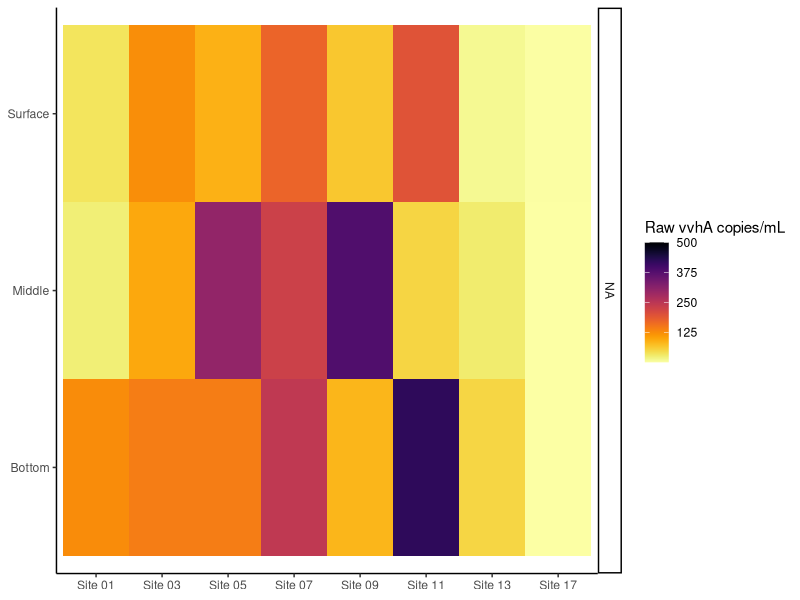
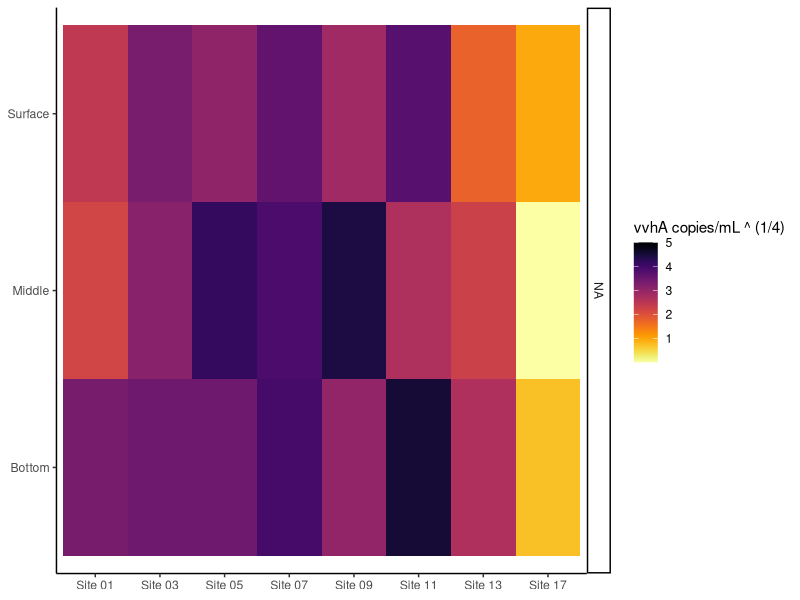
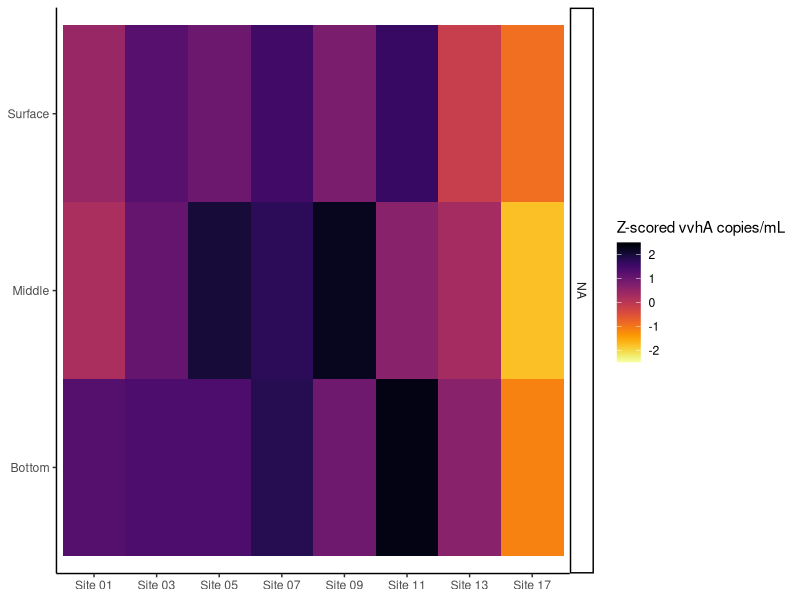

Generate these figures, in order, with R:
## ---- chunk 1
knitr::opts_chunk$set(echo = TRUE)
## ---- chunk 2
rm(list=ls()) # clear workspace
data = read.csv("AlaWai_DiscreteBottle.csv") # first drag/drop in repo on github website
#data = subset(data, !is.na(data$vvhA)) # keep only rows with observations for vvhA
data$vvhA = as.numeric(data$vvhA) # change the class type to numeric
## ---- chunk 3
# make a new column for each transformation
data$tran.vvhA = (data$vvhA)^(1/4)
data$tran.TN = log10(data$TotalN+1)
data$tran.TP = (data$TotalP)^(1/3)
data$tran.Si = (data$Si)^(1/3)
# N+N?
data$tran.DOC = log10(data$DOC+1)
data$tran.POC = log10(data$POC+1)
# FCM?
data$tran.Sal = (data$Salinity^4)/10000 # dividing by 10000 removes the scaling issue with lm
data$tran.Temp = data$Temperature
data$tran.Turb = log10(data$Turbidity+1)
data$tran.Chl = (data$Chlorophyll)^(1/4)
# Depth?
## ---- chunk 4
library(ggplot2)
library(viridis) 

# Specify the order of the date factor so that the plot is in order
data$MonthYear = factor(data$MonthYear, levels= c("October 2018", "November 2018", "January 2019", "February 2019", "March 2019", "April 2019", "June 2019", "August 2019", "September 2019"))
levels(data$MonthYear) = c("Oct-18", "Nov-18", "Jan-19", 
                           "Feb-19", "Mar-19", "Apr-19", "Jun-19", 
                           "Aug-19", "Sep-19")

# Raw vvhA copies/mL
heat.vvhA.depth.site = ggplot(data, aes(x = Site, y = SampleDepth)) + 
  geom_tile(aes(fill = vvhA)) +
  scale_fill_viridis(name = "Raw vvhA copies/mL", na.value = 'white', option="inferno", direction = -1,
                     limits = c(0,500), breaks = c(125, 250, 375, 500))  +
  facet_grid(MonthYear ~.) +
  theme_classic() +
  theme(axis.title.x = element_blank(), axis.title.y = element_blank())
  
# Transformed vvhA copies/mL
heat.tran.vvhA.depth.site = ggplot(data, aes(x = Site, y = SampleDepth)) + 
  geom_tile(aes(fill = tran.vvhA)) +
  scale_fill_viridis(name = "vvhA copies/mL ^ (1/4)", na.value = 'white', option="inferno", direction = -1,
                     limits = c(0,5), breaks = c(1, 2, 3, 4, 5))  +
  facet_grid(MonthYear ~.) +
  theme_classic()+
  theme(axis.title.x = element_blank(), axis.title.y = element_blank())
  
# Z-scored vvhA copies/mL ((x-mean)/sd) ~ deviation from the mean
# using z-score so that colorbar will be equivalent for all parameters (like jmp)
# consider changing to a binary color palette
data$zsc.tran.vvhA = (data$tran.vvhA - mean(data$tran.vvhA,na.rm=T))/ sd(data$tran.vvhA,na.rm=T)
heat.zsc.vvhA.depth.site = ggplot(data, aes(x = Site, y = SampleDepth)) + 
  geom_tile(aes(fill = zsc.tran.vvhA)) +
  scale_fill_viridis(name = "Z-scored vvhA copies/mL", na.value = 'white', option="inferno", direction = -1,
                     limits = c(-2.5,2.5),breaks = c(-2, -1, 0, 1, 2))  +
  facet_grid(MonthYear ~.) +
  theme_classic() +
  theme(axis.title.x = element_blank(), axis.title.y = element_blank())

heat.vvhA.depth.site
heat.tran.vvhA.depth.site
heat.zsc.vvhA.depth.site

# Save the plots to a PDF
# copy paste the following code to the console

# pdf("heat.vvhA.depth.site.21May2020.pdf", height = 11, width = 8.5)
# print(heat.vvhA.depth.site)
# dev.off()
# system("open heat.vvhA.depth.site.21May2020.pdf")
# 
# pdf("heat.tran.vvhA.depth.site.21May2020.pdf", height = 11, width = 8.5)
# print(heat.tran.vvhA.depth.site)
# dev.off()
# system("open heat.tran.vvhA.depth.site.21May2020.pdf")
# 
# pdf("heat.zsc.vvhA.depth.site.21May2020.pdf", height = 11, width = 8.5)
# print(heat.zsc.vvhA.depth.site)
# dev.off()
# system("open heat.zsc.vvhA.depth.site.21May2020.pdf")
## ---- chunk 5
# z-score normal data


